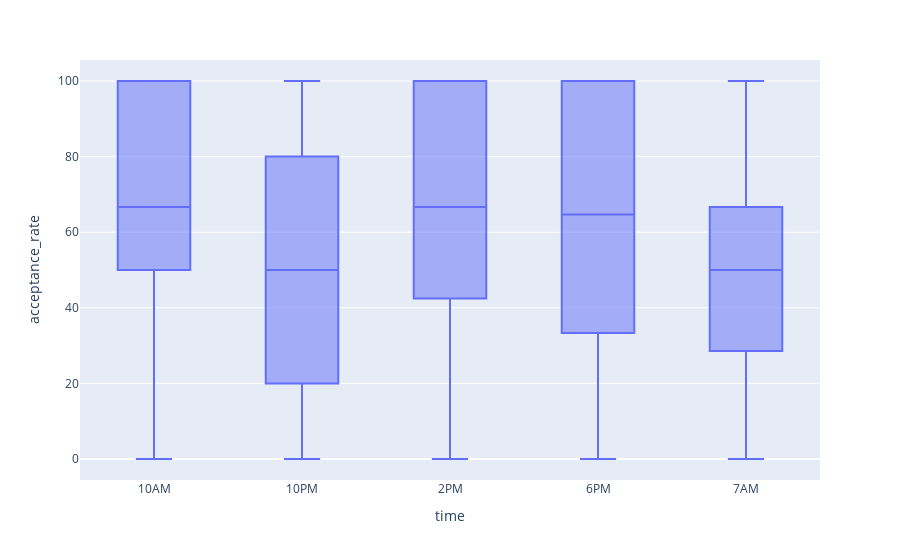

The notebook cell this image was saved under:
### Code cell
#sns.boxplot(x='time', y='acceptance_rate', data=new_set)
new_set2 = data.groupby(['coupon', 'time','weather', 'destination','temperature','passanger','gender','age'])['Y'].agg(['mean', 'sum']).reset_index()
new_set2['acceptance_rate'] = new_set2['mean'] * 100
px.box(new_set2, x='time', y="acceptance_rate")

### Figure 1 — Plotly figure (JSON) as saved in the notebook; plotly's stock layout.template omitted (floating-point values rounded to 4 significant figures; data arrays with more than 128 entries replaced by an {"elided": "..."} marker saying what was removed)
{"data": [{"alignmentgroup": "True", "hovertemplate": "time=%{x}<br>acceptance_rate=%{y}<extra></extra>", "legendgroup": "", "marker": {"color": "#636efa"}, "name": "", "notched": false, "offsetgroup": "", "orientation": "v", "showlegend": false, "type": "box", "x": {"elided": "1827 str values"}, "x0": " ", "xaxis": "x", "y": {"elided": "1827 float values"}, "y0": " ", "yaxis": "y"}], "layout": {"autosize": true, "boxmode": "group", "legend": {"tracegroupgap": 0}, "margin": {"t": 60}, "xaxis": {"anchor": "y", "autorange": true, "domain": [0, 1], "range": [-0.5, 4.5], "title": {"text": "time"}, "type": "category"}, "yaxis": {"anchor": "x", "autorange": true, "domain": [0, 1], "range": [-5.556, 105.6], "title": {"text": "acceptance_rate"}, "type": "linear"}}}
